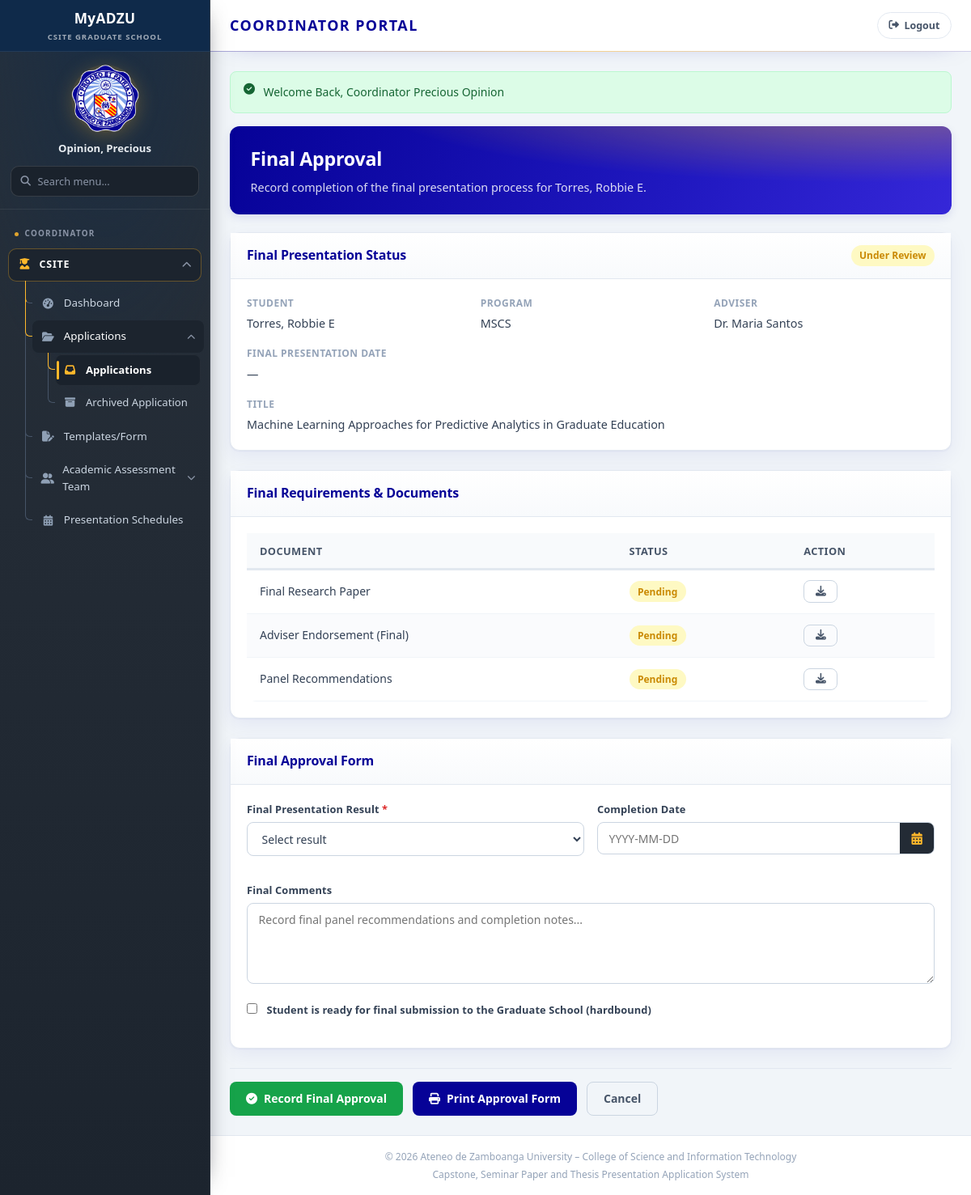
Page /coordinator/applications/approval.php?id=17 (signed in) on the committed database.
### tables this page shows
CREATE TABLE `applications` (
  `application_id` int(11) NOT NULL,
  `user_id` int(11) NOT NULL,
  `presentation_stage` varchar(100) NOT NULL,
  `paper_title` text NOT NULL,
  `status` enum('submitted','under_review','for_payment','payment_recorded','ready_for_presentation','scheduled','approved','requires_revision','completed') DEFAULT 'submitted',
  `coordinator_comment` text DEFAULT NULL,
  `grad_school_endorsed` tinyint(1) NOT NULL DEFAULT 0,
  `payment_recorded` tinyint(1) NOT NULL DEFAULT 0,
  `receipt_number` varchar(100) DEFAULT NULL,
  `payment_date` date DEFAULT NULL,
  `payment_amount` decimal(10,2) DEFAULT NULL,
  `ready_for_presentation` tinyint(1) NOT NULL DEFAULT 0,
  `workflow_state` text DEFAULT NULL,
  `result` varchar(50) DEFAULT NULL,
  `submitted_at` timestamp NOT NULL DEFAULT current_timestamp(),
  `updated_at` timestamp NOT NULL DEFAULT current_timestamp() ON UPDATE current_timestamp(),
  `archived_at` timestamp NULL DEFAULT NULL
);

CREATE TABLE `students` (
  `student_id` int(11) NOT NULL,
  `user_id` int(11) NOT NULL,
  `first_name` varchar(50) NOT NULL,
  `last_name` varchar(50) NOT NULL,
  `middle_initial` varchar(5) DEFAULT NULL,
  `age` int(11) NOT NULL,
  `gender` varchar(20) NOT NULL,
  `program` varchar(100) NOT NULL,
  `track` enum('thesis','capstone','seminar') NOT NULL,
  `adviser_name` varchar(150) DEFAULT NULL,
  `enrollment_date` date DEFAULT NULL,
  `archived_at` timestamp NULL DEFAULT NULL
);

CREATE TABLE `tracks` (
  `track_id` int(11) NOT NULL,
  `track_code` varchar(30) NOT NULL,
  `track_name` varchar(100) NOT NULL,
  `description` text DEFAULT NULL,
  `created_at` timestamp NOT NULL DEFAULT current_timestamp()
);

### includes/config/db.php (called while the page is built, shortened)
<?php
class DB {
    private static $pdo = null;
    public static function getConnection() {
        if (self::$pdo === null) {
            $host = 'localhost';
            $db   = 'csite_grad_school';
            $user = 'root';
            $pass = '';
            $port = '3306';
            $dsn = "mysql:host=$host;port=$port;dbname=$db;charset=utf8mb4";
            try {
                self::$pdo = new PDO($dsn, $user, $pass, [
                    PDO::ATTR_ERRMODE            => PDO::ERRMODE_EXCEPTION,
                    PDO::ATTR_DEFAULT_FETCH_MODE => PDO::FETCH_ASSOC,
                    PDO::ATTR_EMULATE_PREPARES   => false,
                ]);
            } catch (PDOException $e) {
                die("Database Connection Error: " . $e->getMessage());
            }
        }
        return self::$pdo;
    }
}

### includes/config/modules/40-applications.php (called while the page is built, shortened)
<?php
function findApplication(int $id): ?array {
    if (class_exists('DB') && $id > 0) {
        try {
            $stmt = DB::getConnection()->prepare(
                'SELECT a.application_id AS id, u.email AS studentEmail,
                        COALESCE(NULLIF(TRIM(CONCAT(s.last_name, ", ", s.first_name, IF(s.middle_initial IS NULL OR s.middle_initial = "", "", CONCAT(" ", s.middle_initial)))), ""), u.full_name) AS student,
                        CASE WHEN s.program LIKE "%Computer Science%" THEN "MSCS" WHEN s.program LIKE "%Information Technology%" THEN "MIT" WHEN s.program LIKE "%Mathematics%" THEN "MATH" ELSE s.program END AS program,
                        s.track, s.adviser_name AS adviser, a.presentation_stage AS stage,
                        a.paper_title AS title, a.status, a.coordinator_comment AS coordinatorComment,
                        a.result, a.submitted_at AS date
                 FROM applications a
                 INNER JOIN users u ON u.user_id = a.user_id
                 LEFT JOIN students s ON s.user_id = u.user_id
                 WHERE a.application_id = :id AND a.archived_at IS NULL
                 LIMIT 1'
            );
            $stmt->execute(['id' => $id]);
            $row = $stmt->fetch();
            if ($row) {
                $row['stageKey'] = stageKeyFromLabel((string) $row['stage']);
                return $row;
            }
        } catch (Throwable $e) {
        }
    }
    return null;
}

### includes/config/modules/44-helpers.php (called while the page is built, shortened)
<?php
function stageKeyFromLabel(string $label): string {
    $l = strtolower($label);
    return 'proposal';
}

### includes/config/modules/00-settings.php (called while the page is built, shortened)
<?php
$mockStudent = [
    'id'           => '2024-001',
    'name'         => 'Torres, Robbie Ryan A',
    'email'        => 'rtorres@adzu.edu.ph',
    'program'      => 'MSCS',
    'program_name' => 'Master of Science in Computer Science',
    'track'        => 'thesis',
    'enroll_date'  => '2024-08-15',
    'current_stage'=> 'proposal',
    'status'       => 'under_review',
    'title'        => 'AI-Powered Academic Advising System for Graduate Students',
    'adviser'      => 'Dr. Maria Santos',
    'completion_deadline' => '2027-08-15',
];

### includes/config/modules/31-authentication.php (called while the page is built, shortened)
<?php
function findStudentByEmail(string $email): ?array {
    foreach (storeGet('students') as $s) {
        if (strcasecmp((string) $s['email'], $email) === 0) {
            return $s;
        }
    }
    return null;
}
function currentStudentEmail(array $fallback): string {
    $id = (string) ($_SESSION['current_student_id'] ?? '');
    return $_SESSION['current_student_email'] ?? $fallback['email'];
}
function currentStudentProfile(array $fallback): array {
    $sessionUser = $_SESSION['user'] ?? [];
    $userId = $sessionUser['user_id'] ?? $_SESSION['user_id'] ?? null;
    $id = (string) ($_SESSION['current_student_id'] ?? '');
    $s = $id !== '' ? findStudentById($id) : null;
    $email = currentStudentEmail($fallback);
    if (!$s) {
        $s = findStudentByEmail($email);
    }
    $program = $s['program'];
    $track = getTrackForProgram($program);
    $fullName = PROGRAMS[$program] ?? $program;
    $programName = preg_replace('/\s*\(.*\)$/', '', $fullName) ?: $fullName;
    $enroll = $s['enrollDate'] ?? $fallback['enroll_date'];
    $year = (int) substr($enroll, 0, 4);
    return array_merge($fallback, [
        'id' => $s['id'],
        'name' => studentDisplayName($s),
        'email' => $s['email'],
        'program' => $program,
        'program_name' => $programName,
        'track' => $track,
        'trackLabel' => getTrackLabel($track),
        'enroll_date' => $enroll,
        'current_stage' => $s['currentStage'] ?? 'proposal',
        'status' => $s['status'] ?? 'pending',
        'title' => $s['title'] ?? $fallback['title'],
        'adviser' => $s['adviser'] ?? $fallback['adviser'],
        'completion_deadline' => ($year + 3) . substr($enroll, 4),
    ]);
}

### includes/config/modules/25-prototype-store.php (called while the page is built, shortened)
<?php
function storeGet(string $key, array $default = []): array {
    return $_SESSION[$key] ?? $default;
}

### includes/config/modules/99-bootstrap.php (called while the page is built, shortened)
<?php
$mockStudent = currentStudentProfile($mockStudent);

### includes/config/config.php (called while the page is built, shortened)
<?php
require_once __DIR__ . '/modules/00-settings.php';
require_once __DIR__ . '/modules/10-ui-and-urls.php';
require_once __DIR__ . '/modules/20-workflow-definitions.php';
require_once __DIR__ . '/modules/25-prototype-store.php';
require_once __DIR__ . '/modules/30-people.php';
require_once __DIR__ . '/modules/31-authentication.php';
require_once __DIR__ . '/modules/40-applications.php';
require_once __DIR__ . '/modules/44-helpers.php';
require_once __DIR__ . '/modules/99-bootstrap.php';

### includes/config/modules/30-people.php (called while the page is built, shortened)
<?php
function studentDisplayName(array $s): string {
    $databaseName = trim((string) ($s['name'] ?? $s['full_name'] ?? ''));
    $first = trim((string) ($s['firstName'] ?? $s['first_name'] ?? ''));
    $last = trim((string) ($s['lastName'] ?? $s['last_name'] ?? ''));
    $mi = trim((string) ($s['middleInitial'] ?? $s['middle_initial'] ?? ''));
    $mi = $mi !== '' ? rtrim($mi, '.') : '';
    return canonicalStudentName($first, $last, $mi);
}
function formatPersonName(?string $name): string {
    $name = trim(preg_replace('/\s+/', ' ', (string) $name) ?? '');
    if ($name === '' || ($name !== strtoupper($name) && $name !== strtolower($name))) {
        return $name;
    }
    return ucwords(strtolower($name), " \t\r\n\f\v-'");
}
function canonicalStudentName(string $first, string $last, ?string $middleInitial = ''): string {
    $first = formatPersonName($first);
    $last = formatPersonName($last);
    $mi = trim((string) $middleInitial);
    $mi = $mi !== '' ? rtrim($mi, '.') : '';
    return trim($last . ', ' . $first . ($mi !== '' ? ' ' . $mi : ''));
}

### coordinator/applications/approval.php (the view, shortened to what this page needs)
<?php
require_once __DIR__ . '/../../includes/config/config.php';
$app = findApplication((int) ($_GET['id'] ?? 0)) ?? (storeGet('applications')[0] ?? null);
require_once __DIR__ . '/../../includes/layout/header.php';
?>
<div class="page-header page-banner">
    <h2>Final Approval</h2>
    <p>Record completion of the final presentation process<?= $app ? ' for ' . htmlspecialchars($app['student']) : '' ?>.</p>
</div>
<div class="card">
    <div class="card-header">
        <h3>Final Presentation Status</h3>
        <?= statusBadge($app['status'] ?? 'pending') ?>
    </div>
    <div class="card-body">
        <div class="detail-grid">
            <div class="detail-item"><label>Student</label><span><?= htmlspecialchars($app['student'] ?? $mockStudent['name']) ?></span></div>
            <div class="detail-item"><label>Program</label><span><?= htmlspecialchars($app['program'] ?? $mockStudent['program_name']) ?></span></div>
            <div class="detail-item"><label>Adviser</label><span><?= htmlspecialchars($app['adviser'] ?? $mockStudent['adviser']) ?></span></div>
            <div class="detail-item"><label>Final Presentation Date</label><span><?= htmlspecialchars($app['completionDate'] ?? '—') ?></span></div>
            <div class="detail-item" style="grid-column:1/-1;"><label>Title</label><span><?= htmlspecialchars($app['title'] ?? $mockStudent['title']) ?></span></div>
        </div>
    </div>
</div>
<div class="card">
    <div class="card-header"><h3>Final Requirements & Documents</h3></div>
    <div class="card-body">
        <div class="table-responsive">
            <table class="data-table">
                <thead><tr><th>Document</th><th>Status</th><th>Action</th></tr></thead>
                <tbody>
                    <tr>
                        <td>Final Research Paper</td>
                        <td><?= statusBadge('pending') ?></td>
                        <td><button class="btn btn-sm btn-outline"><i class="fas fa-download"></i></button></td>
                    </tr>
                    <tr>
                        <td>Adviser Endorsement (Final)</td>
                        <td><?= statusBadge('pending') ?></td>
                        <td><button class="btn btn-sm btn-outline"><i class="fas fa-download"></i></button></td>
                    </tr>
                    <tr>
                        <td>Panel Recommendations</td>
                        <td><?= statusBadge('pending') ?></td>
                        <td><button class="btn btn-sm btn-outline"><i class="fas fa-download"></i></button></td>
                    </tr>
                </tbody>
            </table>
        </div>
    </div>
</div>
<form method="post" action="<?= url('coordinator/applications/approval.php' . ($app ? '?id=' . $app['id'] : '')) ?>" data-validate>
    <div class="card">
        <div class="card-header"><h3>Final Approval Form</h3></div>
        <div class="card-body">
            <div class="form-row">
                <div class="form-field">
                    <label>Final Presentation Result <span class="required">*</span></label>
                    <select name="result" required>
                        <option value="">Select result</option>
                    </select>
                </div>
                <div class="form-field">
                    <label>Completion Date</label>
                    <input type="date" name="completionDate">
                </div>
            </div>
            <div class="form-field">
                <label>Final Comments</label>
                <textarea name="comment" placeholder="Record final panel recommendations and completion notes..."></textarea>
            </div>
            <div class="form-field">
                <label>
                    <input type="checkbox" style="width:auto;margin-right:0.5rem;">
                    Student is ready for final submission to the Graduate School (hardbound)
                </label>
            </div>
        </div>
    </div>
    <div class="form-actions">
        <button type="submit" class="btn btn-success"><i class="fas fa-check-circle"></i> Record Final Approval</button>
        <button type="button" class="btn btn-secondary" data-print><i class="fas fa-print"></i> Print Approval Form</button>
        <a href="<?= url('coordinator/applications/manage.php') ?>" class="btn btn-outline">Cancel</a>
    </div>
</form>
<?php require_once __DIR__ . '/../../includes/layout/footer.php'; ?>

### includes/config/modules/10-ui-and-urls.php (shortened to what this page needs)
<?php
function statusBadge(string $status): string {
    $info = STATUSES[$status] ?? ['label' => ucfirst($status), 'class' => 'status-pending'];
    return '<span class="status-badge ' . $info['class'] . '">' . htmlspecialchars($info['label']) . '</span>';
}
function getTrackForProgram(string $program): string {
    $trimmed = trim($program);
    if ($trimmed !== '' && class_exists('DB')) {
        try {
            $stmt = DB::getConnection()->prepare(
                'SELECT tracks.track_code
                 FROM programs
                 INNER JOIN tracks ON tracks.track_id = programs.track_id
                 WHERE programs.program_code = :program
                    OR programs.program_name = :program
                    OR programs.program_name LIKE :program_like
                 LIMIT 1'
            );
            $stmt->execute([
                'program' => $trimmed,
                'program_like' => '%' . $trimmed . '%',
            ]);
            $databaseTrack = $stmt->fetchColumn();
            if (is_string($databaseTrack) && $databaseTrack !== '') {
                return strtolower($databaseTrack);
            }
        } catch (Throwable $e) {
        }
    }
    return 'thesis';
}
function getTrackLabel(string $track): string {
    return 'Thesis';
}
function url(string $path): string {
    return BASE_URL . '/' . ltrim($path, '/');
}

### rows in the picture
applications: status "Under Review", students.adviser_name "Dr. Maria Santos", paper_title "Machine Learning Approaches for Predictive Analytics in Graduate Education"

### other values in the picture
$userName "Opinion, Precious"
$item['label'] "Dashboard"
$item['label'] "Applications"
$sub['label'] "Applications"
$sub['label'] "Archived Application"
$item['label'] "Templates/Form"
$item['label'] "Academic Assessment Team"
$item['label'] "Presentation Schedules"
$flash['message'] "Welcome Back, Coordinator Precious Opinion"
$app['student'] "Torres, Robbie E"
$app['program'] "MSCS"
$app['completionDate'] "—"
$info['label'] "Pending Pending Pending"
SITE_TAGLINE "Capstone, Seminar Paper and Thesis Presentation Application System"
